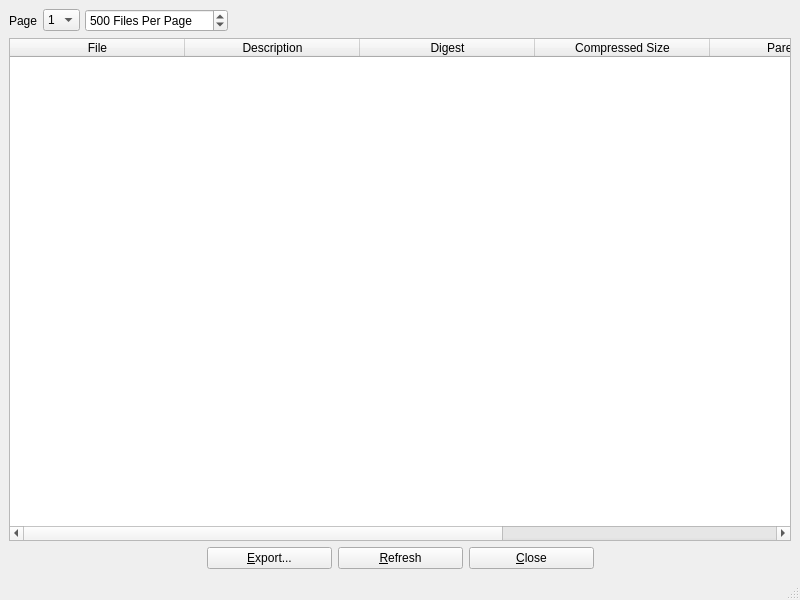
<?xml version="1.0" encoding="UTF-8"?>
<ui version="4.0">
 <class>files</class>
 <widget class="QMainWindow" name="files">
  <property name="geometry">
   <rect>
    <x>0</x>
    <y>0</y>
    <width>800</width>
    <height>600</height>
   </rect>
  </property>
  <property name="windowTitle">
   <string>BiblioteQ: Files Browser</string>
  </property>
  <property name="windowIcon">
   <iconset resource="../Icons/icons.qrc">
    <normaloff>:/book.png</normaloff>:/book.png</iconset>
  </property>
  <widget class="QWidget" name="centralwidget">
   <layout class="QVBoxLayout" name="verticalLayout">
    <item>
     <layout class="QHBoxLayout" name="horizontalLayout_38">
      <property name="spacing">
       <number>5</number>
      </property>
      <item>
       <widget class="QLabel" name="label_122">
        <property name="text">
         <string>Page</string>
        </property>
       </widget>
      </item>
      <item>
       <widget class="QComboBox" name="page">
        <property name="sizeAdjustPolicy">
         <enum>QComboBox::AdjustToContents</enum>
        </property>
        <item>
         <property name="text">
          <string>1</string>
         </property>
        </item>
       </widget>
      </item>
      <item>
       <widget class="QSpinBox" name="pages">
        <property name="suffix">
         <string> Files Per Page</string>
        </property>
        <property name="minimum">
         <number>25</number>
        </property>
        <property name="maximum">
         <number>25000</number>
        </property>
        <property name="value">
         <number>500</number>
        </property>
       </widget>
      </item>
      <item>
       <spacer name="horizontalSpacer_32">
        <property name="orientation">
         <enum>Qt::Horizontal</enum>
        </property>
        <property name="sizeHint" stdset="0">
         <size>
          <width>40</width>
          <height>20</height>
         </size>
        </property>
       </spacer>
      </item>
     </layout>
    </item>
    <item>
     <widget class="QTableWidget" name="files_table">
      <property name="minimumSize">
       <size>
        <width>0</width>
        <height>250</height>
       </size>
      </property>
      <property name="alternatingRowColors">
       <bool>true</bool>
      </property>
      <property name="selectionBehavior">
       <enum>QAbstractItemView::SelectRows</enum>
      </property>
      <property name="verticalScrollMode">
       <enum>QAbstractItemView::ScrollPerPixel</enum>
      </property>
      <property name="horizontalScrollMode">
       <enum>QAbstractItemView::ScrollPerPixel</enum>
      </property>
      <property name="sortingEnabled">
       <bool>true</bool>
      </property>
      <attribute name="horizontalHeaderMinimumSectionSize">
       <number>175</number>
      </attribute>
      <attribute name="horizontalHeaderDefaultSectionSize">
       <number>175</number>
      </attribute>
      <attribute name="horizontalHeaderShowSortIndicator" stdset="0">
       <bool>true</bool>
      </attribute>
      <attribute name="horizontalHeaderStretchLastSection">
       <bool>true</bool>
      </attribute>
      <attribute name="verticalHeaderVisible">
       <bool>false</bool>
      </attribute>
      <column>
       <property name="text">
        <string>File</string>
       </property>
      </column>
      <column>
       <property name="text">
        <string>Description</string>
       </property>
      </column>
      <column>
       <property name="text">
        <string>Digest</string>
       </property>
      </column>
      <column>
       <property name="text">
        <string>Compressed Size</string>
       </property>
      </column>
      <column>
       <property name="text">
        <string>Parent Title</string>
       </property>
      </column>
      <column>
       <property name="text">
        <string>Item Type</string>
       </property>
      </column>
      <column>
       <property name="text">
        <string>MYOID</string>
       </property>
      </column>
     </widget>
    </item>
    <item>
     <layout class="QHBoxLayout" name="_2">
      <item>
       <spacer name="spacer">
        <property name="orientation">
         <enum>Qt::Horizontal</enum>
        </property>
        <property name="sizeHint" stdset="0">
         <size>
          <width>0</width>
          <height>0</height>
         </size>
        </property>
       </spacer>
      </item>
      <item>
       <widget class="QPushButton" name="export_files">
        <property name="minimumSize">
         <size>
          <width>125</width>
          <height>0</height>
         </size>
        </property>
        <property name="text">
         <string>&amp;Export...</string>
        </property>
        <property name="icon">
         <iconset resource="../Icons/icons.qrc">
          <normaloff>:/16x16/fileexport.png</normaloff>:/16x16/fileexport.png</iconset>
        </property>
       </widget>
      </item>
      <item>
       <widget class="QPushButton" name="refresh">
        <property name="minimumSize">
         <size>
          <width>125</width>
          <height>0</height>
         </size>
        </property>
        <property name="text">
         <string>&amp;Refresh</string>
        </property>
        <property name="icon">
         <iconset resource="../Icons/icons.qrc">
          <normaloff>:/16x16/reload.png</normaloff>:/16x16/reload.png</iconset>
        </property>
        <property name="shortcut">
         <string>F5</string>
        </property>
       </widget>
      </item>
      <item>
       <widget class="QPushButton" name="close">
        <property name="minimumSize">
         <size>
          <width>125</width>
          <height>0</height>
         </size>
        </property>
        <property name="text">
         <string>&amp;Close</string>
        </property>
        <property name="icon">
         <iconset resource="../Icons/icons.qrc">
          <normaloff>:/16x16/cancel.png</normaloff>:/16x16/cancel.png</iconset>
        </property>
        <property name="shortcut">
         <string>Ctrl+W</string>
        </property>
       </widget>
      </item>
      <item>
       <spacer name="spacer_2">
        <property name="orientation">
         <enum>Qt::Horizontal</enum>
        </property>
        <property name="sizeHint" stdset="0">
         <size>
          <width>0</width>
          <height>0</height>
         </size>
        </property>
       </spacer>
      </item>
     </layout>
    </item>
   </layout>
  </widget>
  <widget class="QStatusBar" name="statusbar"/>
 </widget>
 <tabstops>
  <tabstop>page</tabstop>
  <tabstop>pages</tabstop>
  <tabstop>files_table</tabstop>
  <tabstop>export_files</tabstop>
  <tabstop>refresh</tabstop>
  <tabstop>close</tabstop>
 </tabstops>
 <resources>
  <include location="../Icons/icons.qrc"/>
 </resources>
 <connections/>
</ui>
